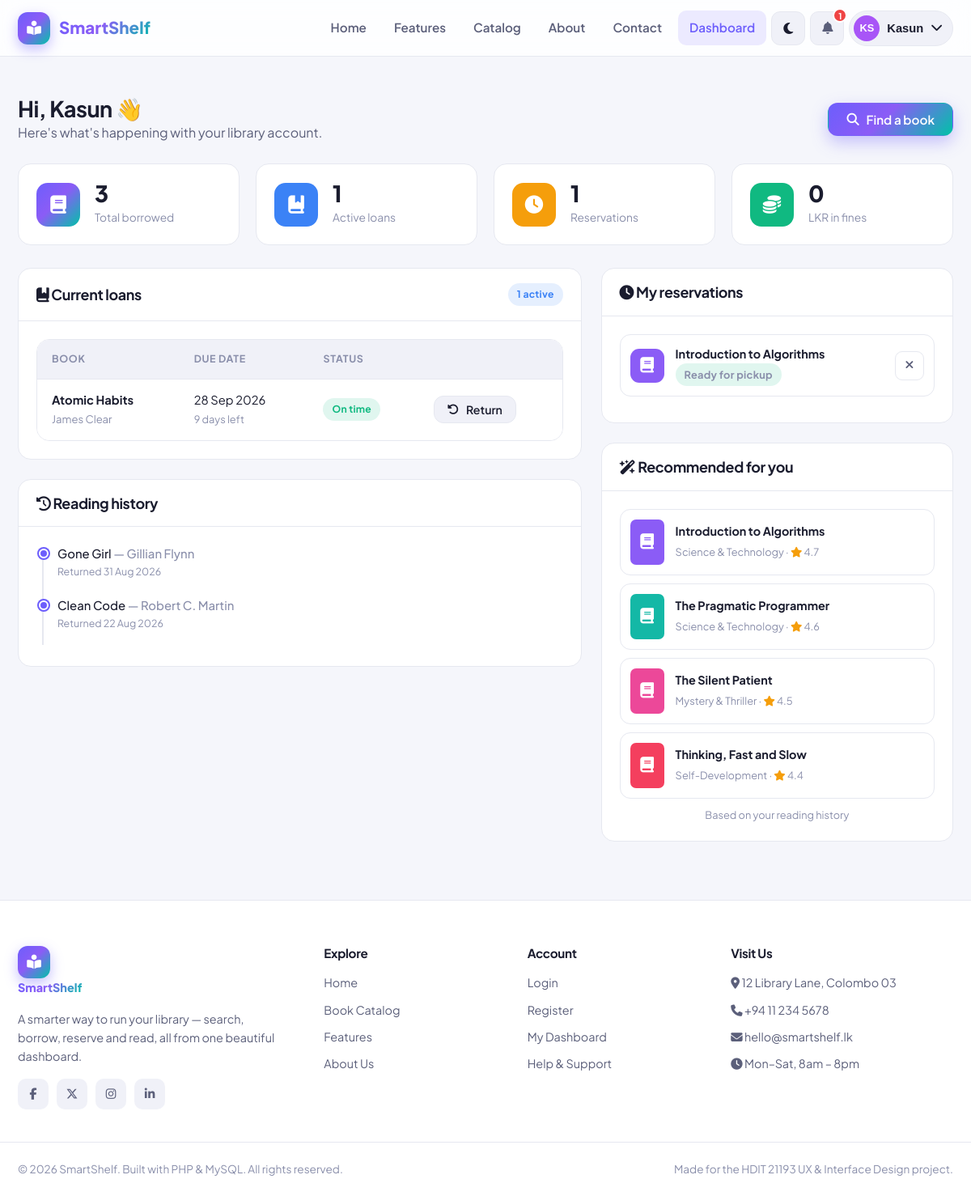
Page /dashboard.php (signed in) on the committed database.
### tables this page shows
CREATE TABLE `borrowings` (
  `borrow_id`    INT(11) NOT NULL AUTO_INCREMENT,
  `user_id`      INT(11) NOT NULL,
  `book_id`      INT(11) NOT NULL,
  `borrow_date`  DATE NOT NULL,
  `due_date`     DATE NOT NULL,
  `return_date`  DATE DEFAULT NULL,
  `status`       ENUM('borrowed','returned','overdue') NOT NULL DEFAULT 'borrowed',
  `fine_amount`  DECIMAL(8,2) NOT NULL DEFAULT 0.00,
  `created_at`   TIMESTAMP NOT NULL DEFAULT CURRENT_TIMESTAMP,
  PRIMARY KEY (`borrow_id`),
  KEY `user_id` (`user_id`),
  KEY `book_id` (`book_id`),
  CONSTRAINT `fk_borrow_user` FOREIGN KEY (`user_id`) REFERENCES `users` (`user_id`) ON DELETE CASCADE,
  CONSTRAINT `fk_borrow_book` FOREIGN KEY (`book_id`) REFERENCES `books` (`book_id`) ON DELETE CASCADE
);

CREATE TABLE `books` (
  `book_id`          INT(11) NOT NULL AUTO_INCREMENT,
  `title`            VARCHAR(200) NOT NULL,
  `author`           VARCHAR(150) NOT NULL,
  `isbn`             VARCHAR(20) DEFAULT NULL,
  `category_id`      INT(11) DEFAULT NULL,
  `description`      TEXT DEFAULT NULL,
  `publisher`        VARCHAR(150) DEFAULT NULL,
  `publish_year`     INT(4) DEFAULT NULL,
  `total_copies`     INT(11) NOT NULL DEFAULT 1,
  `available_copies` INT(11) NOT NULL DEFAULT 1,
  `shelf_location`   VARCHAR(50) DEFAULT NULL,
  `cover_image`      VARCHAR(255) DEFAULT NULL,
  `ebook_file`       VARCHAR(255) DEFAULT NULL,
  `rating`           DECIMAL(2,1) NOT NULL DEFAULT 0.0,
  `views`            INT(11) NOT NULL DEFAULT 0,
  `borrow_count`     INT(11) NOT NULL DEFAULT 0,
  `created_at`       TIMESTAMP NOT NULL DEFAULT CURRENT_TIMESTAMP,
  PRIMARY KEY (`book_id`),
  KEY `category_id` (`category_id`),
  CONSTRAINT `fk_books_category` FOREIGN KEY (`category_id`)
    REFERENCES `categories` (`category_id`) ON DELETE SET NULL
);

CREATE TABLE `reservations` (
  `reservation_id` INT(11) NOT NULL AUTO_INCREMENT,
  `user_id`        INT(11) NOT NULL,
  `book_id`        INT(11) NOT NULL,
  `reserved_at`    TIMESTAMP NOT NULL DEFAULT CURRENT_TIMESTAMP,
  `status`         ENUM('pending','ready','fulfilled','cancelled') NOT NULL DEFAULT 'pending',
  `queue_position` INT(11) NOT NULL DEFAULT 1,
  PRIMARY KEY (`reservation_id`),
  KEY `user_id` (`user_id`),
  KEY `book_id` (`book_id`),
  CONSTRAINT `fk_res_user` FOREIGN KEY (`user_id`) REFERENCES `users` (`user_id`) ON DELETE CASCADE,
  CONSTRAINT `fk_res_book` FOREIGN KEY (`book_id`) REFERENCES `books` (`book_id`) ON DELETE CASCADE
);

CREATE TABLE `categories` (
  `category_id`  INT(11) NOT NULL AUTO_INCREMENT,
  `name`         VARCHAR(100) NOT NULL,
  `description`  VARCHAR(255) DEFAULT NULL,
  `icon`         VARCHAR(60) DEFAULT 'fa-book',
  `created_at`   TIMESTAMP NOT NULL DEFAULT CURRENT_TIMESTAMP,
  PRIMARY KEY (`category_id`),
  UNIQUE KEY `name` (`name`)
);

### functions.php (called while the page is built, shortened)
<?php
require_once __DIR__ . '/config.php';
function e($value)
{
    return htmlspecialchars($value ?? '', ENT_QUOTES, 'UTF-8');
}
function db_select($sql, $types = '', $params = [])
{
    global $conn;
    $stmt = $conn->prepare($sql);
    if ($types) {
        $stmt->bind_param($types, ...$params);
    }
    $stmt->execute();
    $result = $stmt->get_result();
    $rows = $result ? $result->fetch_all(MYSQLI_ASSOC) : [];
    return $rows;
}
function db_select_one($sql, $types = '', $params = [])
{
    $rows = db_select($sql, $types, $params);
    return $rows[0] ?? null;
}
function db_scalar($sql, $types = '', $params = [])
{
    $row = db_select_one($sql, $types, $params);
    return $row ? array_values($row)[0] : 0;
}
function user_outstanding_fines($userId)
{
    return (float) db_scalar(
        "SELECT COALESCE(SUM(amount),0) FROM fines WHERE user_id=? AND status='unpaid'",
        'i',
        [$userId]
    );
}
function recommend_books($userId, $limit = 4)
{
    $favGenres = db_select(
        "SELECT b.category_id, COUNT(*) AS c
         FROM borrowings br JOIN books b ON b.book_id = br.book_id
         WHERE br.user_id = ?
         GROUP BY b.category_id ORDER BY c DESC LIMIT 3",
        'i',
        [$userId]
    );
    if ($favGenres) {
        $ids = array_column($favGenres, 'category_id');
        $ids = array_filter($ids, fn($v) => $v !== null);
        if ($ids) {
            $place = implode(',', array_fill(0, count($ids), '?'));
            $types = str_repeat('i', count($ids)) . 'i';
            $params = array_merge($ids, [$userId]);
            $sql = "SELECT b.*, c.name AS category_name
                    FROM books b LEFT JOIN categories c ON c.category_id = b.category_id
                    WHERE b.category_id IN ($place)
                      AND b.available_copies > 0
                      AND b.book_id NOT IN (SELECT book_id FROM borrowings WHERE user_id = ?)
                    ORDER BY b.rating DESC, b.borrow_count DESC
                    LIMIT " . (int) $limit;
            $rows = db_select($sql, $types, $params);
            if ($rows) {
                return $rows;
            }
        }
    }
    return db_select(
        "SELECT b.*, c.name AS category_name
         FROM books b LEFT JOIN categories c ON c.category_id = b.category_id
         WHERE b.available_copies > 0
         ORDER BY b.borrow_count DESC, b.rating DESC
         LIMIT " . (int) $limit
    );
}
function fdate($date)
{
    return date('d M Y', strtotime($date));
}
function color_from_string($str)
{
    $colors = ['#6366f1', '#8b5cf6', '#ec4899', '#f43f5e', '#f59e0b',
               '#10b981', '#06b6d4', '#3b82f6', '#14b8a6', '#a855f7'];
    return $colors[abs(crc32($str)) % count($colors)];
}

### dashboard.php (the view, shortened to what this page needs)
<?php
require_once __DIR__ . '/includes/functions.php';
$userId = $_SESSION['user_id'];
$activeLoans = db_select(
    "SELECT br.*, b.title, b.author FROM borrowings br
     JOIN books b ON b.book_id = br.book_id
     WHERE br.user_id = ? AND br.return_date IS NULL
     ORDER BY br.due_date ASC",
    'i', [$userId]
);
$reservations = db_select(
    "SELECT r.*, b.title, b.author, b.available_copies FROM reservations r
     JOIN books b ON b.book_id = r.book_id
     WHERE r.user_id = ? AND r.status IN ('pending','ready')
     ORDER BY r.reserved_at DESC",
    'i', [$userId]
);
$history = db_select(
    "SELECT br.*, b.title, b.author FROM borrowings br
     JOIN books b ON b.book_id = br.book_id
     WHERE br.user_id = ? AND br.return_date IS NOT NULL
     ORDER BY br.return_date DESC LIMIT 8",
    'i', [$userId]
);
$recommended = recommend_books($userId, 4);
$statBorrowed = (int) db_scalar("SELECT COUNT(*) FROM borrowings WHERE user_id = ?", 'i', [$userId]);
$statActive   = count($activeLoans);
$statReserved = count($reservations);
$statFines    = user_outstanding_fines($userId);
require_once __DIR__ . '/includes/header.php';
?>
<section class="section-sm">
    <div class="container">
        <div class="dash-header">
            <div>
                <h1>Hi, <?= e(explode(' ', $_SESSION['fullname'])[0]) ?> 👋</h1>
                <p class="text-soft">Here's what's happening with your library account.</p>
            </div>
            <a href="catalog.php" class="btn btn-primary"><i class="fa-solid fa-magnifying-glass"></i> Find a book</a>
        </div>
        <div class="stat-grid">
            <div class="stat-card"><div class="stat-ico" style="background:var(--brand-grad)"><i class="fa-solid fa-book"></i></div><div><div class="num"><?= $statBorrowed ?></div><div class="lbl">Total borrowed</div></div></div>
            <div class="stat-card"><div class="stat-ico" style="background:#3b82f6"><i class="fa-solid fa-book-bookmark"></i></div><div><div class="num"><?= $statActive ?></div><div class="lbl">Active loans</div></div></div>
            <div class="stat-card"><div class="stat-ico" style="background:#f59e0b"><i class="fa-solid fa-clock"></i></div><div><div class="num"><?= $statReserved ?></div><div class="lbl">Reservations</div></div></div>
            <div class="stat-card"><div class="stat-ico" style="background:<?= $statFines > 0 ? 'var(--red)' : 'var(--green)' ?>"><i class="fa-solid fa-coins"></i></div><div><div class="num"><?= number_format($statFines) ?></div><div class="lbl"><?= CURRENCY ?> in fines</div></div></div>
        </div>
        <div class="grid" style="grid-template-columns:1.6fr 1fr;gap:24px;align-items:start">
            <div>
                <div class="panel">
                    <div class="panel-head"><h2><i class="fa-solid fa-book-bookmark"></i> Current loans</h2><span class="badge badge-blue"><?= $statActive ?> active</span></div>
                    <div class="panel-body">
                        <?php if ($activeLoans): ?>
                            <div class="table-wrap">
                                <table class="data">
                                    <thead><tr><th>Book</th><th>Due date</th><th>Status</th><th></th></tr></thead>
                                    <tbody>
                                    <?php foreach ($activeLoans as $loan):
                                        $overdue = strtotime($loan['due_date']) < strtotime(date('Y-m-d'));
                                        $daysLeft = ceil((strtotime($loan['due_date']) - time()) / 86400);
                                    ?>
                                        <tr>
                                            <td><strong><?= e($loan['title']) ?></strong><br><span class="text-mute" style="font-size:.82rem"><?= e($loan['author']) ?></span></td>
                                            <td><?= fdate($loan['due_date']) ?><br>
                                                <span class="text-mute" style="font-size:.8rem"><?= $overdue ? abs($daysLeft) . ' days overdue' : $daysLeft . ' days left' ?></span></td>
                                            <td><?= $overdue ? '<span class="badge badge-red">Overdue</span>' : '<span class="badge badge-green">On time</span>' ?></td>
                                            <td>
                                                <form method="post" style="margin:0">
                                                    <button class="btn btn-ghost btn-sm" data-confirm="Return this book now?"><i class="fa-solid fa-rotate-left"></i> Return</button>
                                                </form>
                                            </td>
                                        </tr>
                                    <?php endforeach; ?>
                                    </tbody>
                                </table>
                            </div>
                        <?php else: ?>
                            <div class="empty-state" style="padding:36px"><i class="fa-solid fa-book-open"></i><h3>No active loans</h3><p>Browse the catalog and borrow your next read.</p></div>
                        <?php endif; ?>
                    </div>
                </div>
                <div class="panel">
                    <div class="panel-head"><h2><i class="fa-solid fa-clock-rotate-left"></i> Reading history</h2></div>
                    <div class="panel-body">
                        <?php if ($history): ?>
                            <div class="timeline">
                                <?php foreach ($history as $h): ?>
                                    <div class="timeline-item">
                                        <div class="t-text"><?= e($h['title']) ?> <span class="text-mute">— <?= e($h['author']) ?></span></div>
                                        <div class="t-time">Returned <?= fdate($h['return_date']) ?><?= $h['fine_amount'] > 0 ? ' · fine ' . money($h['fine_amount']) : '' ?></div>
                                    </div>
                                <?php endforeach; ?>
                            </div>
                        <?php else: ?>
                            <p class="text-mute">Your returned books will appear here.</p>
                        <?php endif; ?>
                    </div>
                </div>
            </div>
            <div>
                <div class="panel">
                    <div class="panel-head"><h2><i class="fa-solid fa-clock"></i> My reservations</h2></div>
                    <div class="panel-body">
                        <?php if ($reservations): ?>
                            <?php foreach ($reservations as $r): ?>
                                <div class="float-book" style="border-color:var(--border)">
                                    <div class="float-cover" style="background:<?= color_from_string($r['title']) ?>;width:42px;height:42px;border-radius:11px"><i class="fa-solid fa-book"></i></div>
                                    <div class="meta">
                                        <strong style="font-size:.9rem"><?= e($r['title']) ?></strong>
                                        <span>
                                            <?php if ($r['status'] === 'ready'): ?>
                                                <span class="badge badge-green">Ready for pickup</span>
                                            <?php else: ?>
                                                Queue position #<?= (int)$r['queue_position'] ?>
                                            <?php endif; ?>
                                        </span>
                                    </div>
                                    <form method="post" style="margin:0 0 0 auto">
                                        <button class="icon-btn danger" title="Cancel" data-confirm="Cancel this reservation?"><i class="fa-solid fa-xmark"></i></button>
                                    </form>
                                </div>
                            <?php endforeach; ?>
                        <?php else: ?>
                            <p class="text-mute">No active reservations.</p>
                        <?php endif; ?>
                    </div>
                </div>
                <div class="panel">
                    <div class="panel-head"><h2><i class="fa-solid fa-wand-magic-sparkles"></i> Recommended for you</h2></div>
                    <div class="panel-body">
                        <?php foreach ($recommended as $rec): ?>
                            <a href="book.php?id=<?= $rec['book_id'] ?>" class="float-book" style="border-color:var(--border)">
                                <div class="float-cover" style="background:<?= color_from_string($rec['title']) ?>;width:42px;height:56px"><i class="fa-solid fa-book"></i></div>
                                <div class="meta">
                                    <strong style="font-size:.9rem"><?= e($rec['title']) ?></strong>
                                    <span><?= e($rec['category_name'] ?? 'General') ?> · <i class="fa-solid fa-star" style="color:var(--amber)"></i> <?= number_format($rec['rating'], 1) ?></span>
                                </div>
                            </a>
                        <?php endforeach; ?>
                        <p class="text-mute text-center" style="font-size:.8rem;margin-top:8px">Based on your reading history</p>
                    </div>
                </div>
            </div>
        </div>
    </div>
</section>
<?php require_once __DIR__ . '/includes/footer.php'; ?>

### rows in the picture
borrowings: book.title "Atomic Habits", book.author "James Clear", due_date "28 Sep 2026", due_date "9", shows "On time"
borrowings: book.title "Gone Girl", book.author "Gillian Flynn", return_date "31 Aug 2026"
borrowings: book.title "Clean Code", book.author "Robert C. Martin", return_date "22 Aug 2026"
reservations: book.title "Introduction to Algorithms", status "Ready for pickup"
books: title "Introduction to Algorithms", category.name "Science & Technology", rating "4.7"
books: title "The Pragmatic Programmer", category.name "Science & Technology", rating "4.6"
books: title "The Silent Patient", category.name "Mystery & Thriller", rating "4.5"
books: title "Thinking, Fast and Slow", category.name "Self-Development", rating "4.4"

### other values in the picture
SITE_NAME "SmartShelf"
$notifCount "1"
initials($_SESSION['fullname']) "KS"
explode(' ', $_SESSION['fullname'])[0] "Kasun"
$statBorrowed "3"
$statActive "1"
$statReserved "1"
$statFines "0"
CURRENCY "LKR"
